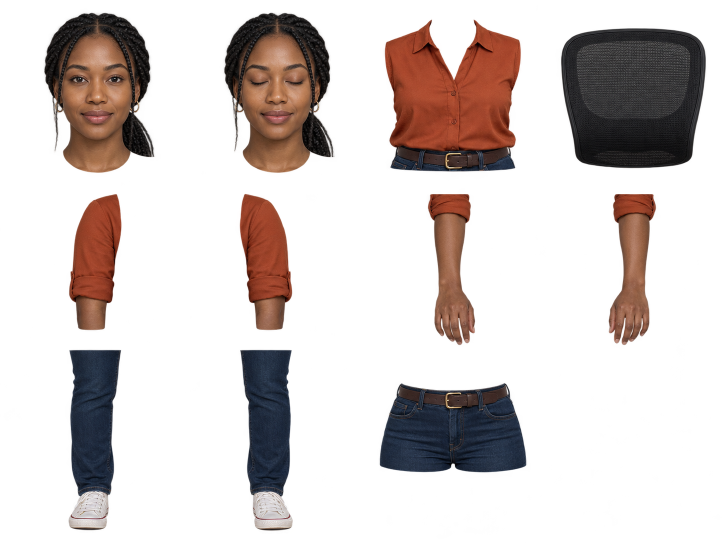
#> input picture art/cast/raw/ayo-sheet.png, 1448 x 1086 px (shown at 1/2 size); its folder holds only this picture in this run
$ python cut.py
#> lines starting #> are read from the running program, lines starting #| are printed output that depends on the picture
# /// script
# requires-python = ">=3.12"
# dependencies = ["pillow>=11"]
# ///
"""Cut Codex's puppet sheets (art/cast/raw/*-sheet.png) into parts.

Each sheet is a grid of separate pieces on a transparent background. The
pieces are found as connected regions of the alpha mask, named by the grid
cell their centre falls in, trimmed, cleaned of the generator's red fringe,
and scaled so every character's torso has the same height. Writes the parts
to src/assets/cast/<sheet>/<part>.png and their sizes to
src/scene/cast/parts.ts.

Run: uv run --script art/cast/cut.py
"""

from __future__ import annotations

from dataclasses import dataclass
from pathlib import Path

from PIL import Image, ImageFilter

ROOT = Path(__file__).resolve().parents[2]
RAW = ROOT / "art" / "cast" / "raw"
OUT = ROOT / "src" / "assets" / "cast"
MANIFEST = ROOT / "src" / "scene" / "cast" / "parts.ts"

# Grid layouts, row by row; None marks an empty cell.
PEOPLE: list[list[str | None]] = [
    ["head", "head-closed", "torso", "chair"],
    ["upper-arm-l", "upper-arm-r", "forearm-l", "forearm-r"],
    ["leg-l", "leg-r", "pelvis", None],
]
PETS: list[list[str | None]] = [
    ["cat-body", "cat-head", "cat-tail"],
    ["dog-body", "dog-head", "dog-tail"],
    ["owl-body", "owl-head", "shell"],
]
# Every person's torso is scaled to this height; the pets share one scale.
TORSO_PX = 96
PETS_SCALE = 0.25
# Labelling runs on a mask shrunk by this factor; specks smaller than MIN_AREA cells are fringe.
STEP = 4
MIN_AREA = 40
# Red fringe is cleaned only this close to a piece's edge.
EDGE_PX = 3


@dataclass
class Region:
    x0: int
    y0: int
    x1: int
    y1: int
    area: int

    def centre(self) -> tuple[float, float]:
        return ((self.x0 + self.x1) / 2, (self.y0 + self.y1) / 2)


def regions(img: Image.Image) -> list[Region]:
    """Connected opaque regions, in full-size pixel coordinates."""
    small = img.getchannel("A").resize((img.width // STEP, img.height // STEP))
    w, h = small.size
    data = small.tobytes()
    seen = bytearray(w * h)
    found: list[Region] = []
    for start in range(w * h):
        if seen[start] or data[start] < 32:
            continue
        seen[start] = 1
        stack = [start]
        r = Region(w, h, 0, 0, 0)
        while stack:
            i = stack.pop()
            x, y = i % w, i // w
            r.x0, r.y0, r.x1, r.y1 = min(r.x0, x), min(r.y0, y), max(r.x1, x), max(r.y1, y)
            r.area += 1
            for j in (i - 1 if x > 0 else -1, i + 1 if x < w - 1 else -1, i - w, i + w):
                if 0 <= j < w * h and not seen[j] and data[j] >= 32:
                    seen[j] = 1
                    stack.append(j)
        if r.area >= MIN_AREA:
            found.append(
                Region(r.x0 * STEP, r.y0 * STEP, (r.x1 + 1) * STEP, (r.y1 + 1) * STEP, r.area)
            )
    return found


def defringe(part: Image.Image) -> Image.Image:
    """Drop the saturated red speckle the generator leaves along cut edges.

    Only near an edge: red or orange clothing inside a piece stays.
    """
    rgba = part.convert("RGBA")
    data = bytearray(rgba.tobytes())
    edge = rgba.getchannel("A").filter(ImageFilter.MinFilter(EDGE_PX * 2 + 1)).tobytes()
    for i in range(0, len(data), 4):
        if edge[i // 4] < 32 and data[i + 3] and data[i] > 150 and data[i + 1] < 90 and data[i + 2] < 90:
            data[i + 3] = 0
    return Image.frombytes("RGBA", rgba.size, bytes(data))


def cut(sheet: Path, layout: list[list[str | None]]) -> dict[str, Image.Image]:
    img = Image.open(sheet).convert("RGBA")
#> img is the input picture: PIL image 1448x1086 RGBA; mean R, G, B, A 26.7, 17.7, 15.4, 67.2
    cols, rows = len(layout[0]), len(layout)
    parts: dict[str, Region] = {}
    for r in regions(img):
#> in regions, `small = img.getchannel("A").resize((img.width // STEP, img.height // S..`:
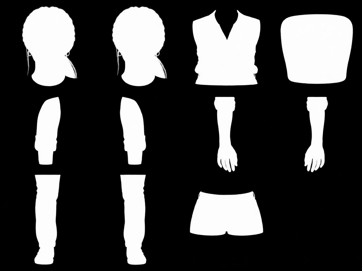
#> small: PIL image 362x271 L; min 0, max 255, mean 67.2
#> in regions, `w, h = small.size`: w = 362; h = 271
        cx, cy = r.centre()
        name = layout[min(int(cy * rows / img.height), rows - 1)][
            min(int(cx * cols / img.width), cols - 1)
        ]
        if name is None:
            continue
        old = parts.get(name)
        parts[name] = (
            r
            if old is None
            else Region(
                min(old.x0, r.x0), min(old.y0, r.y0), max(old.x1, r.x1), max(old.y1, r.y1),
                old.area + r.area,
            )
        )
#> this loop made 11 passes
#> after the loop, parts = 11 items
    missing = [n for row in layout for n in row if n is not None and n not in parts]
#> missing = []
    if missing:
        raise SystemExit(f"{sheet.name}: no piece found for {', '.join(missing)}")
    out: dict[str, Image.Image] = {}
    for name, r in parts.items():
        piece = defringe(img.crop((r.x0, r.y0, r.x1, r.y1)))
        box = piece.getbbox()
        out[name] = piece.crop(box) if box else piece
#> this loop made 11 passes
#> (name, box) on passes 1 to 11: ('head', (0, 0, 220, 324)), ('head-closed', (0, 0, 220, 324)), ('torso', (0, 0, 276, 304)), ('chair', (0, 0, 292, 280)), ('forearm-l', (0, 0, 96, 308)), ('forearm-r', (0, 0, 96, 308)), ('upper-arm-l', (0, 0, 108, 272)), ('upper-arm-r', (0, 0, 104, 272)), ('leg-l', (0, 0, 108, 364)), ('leg-r', (0, 0, 108, 364)), ('pelvis', (0, 0, 296, 180))
#> pass 1, in defringe, `rgba = part.convert("RGBA")`:
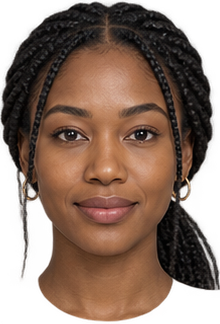
#> rgba: PIL image 220x324 RGBA; mean R, G, B, A 79.5, 54.8, 41.4, 185.3; transparent parts drawn white
#> pass 2, in defringe (call 2), `rgba = part.convert("RGBA")`:
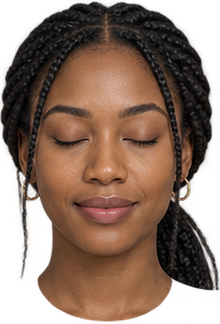
#> rgba: PIL image 220x324 RGBA; mean R, G, B, A 80.7, 55.5, 41.9, 184.9; transparent parts drawn white
#> after the loop, out = 11 items
    return out


def scaled(parts: dict[str, Image.Image], factor: float) -> dict[str, Image.Image]:
    return {
        n: p.resize((max(1, round(p.width * factor)), max(1, round(p.height * factor))), Image.Resampling.LANCZOS)
        for n, p in parts.items()
    }


def main() -> None:
    sizes: dict[str, dict[str, tuple[int, int]]] = {}
    for sheet in sorted(RAW.glob("*-sheet.png")):
        cast = sheet.name.removesuffix("-sheet.png")
        if cast == "pets":
            parts = scaled(cut(sheet, PETS), PETS_SCALE)
        else:
            raw = cut(sheet, PEOPLE)
#> raw = 11 items
            parts = scaled(raw, TORSO_PX / raw["torso"].height)
#> parts = 11 items
        folder = OUT / cast
        folder.mkdir(parents=True, exist_ok=True)
        for name, part in parts.items():
            part.save(folder / f"{name}.png", optimize=True)
#> this loop made 11 passes
#> name on passes 1 to 11: 'head', 'head-closed', 'torso', 'chair', 'forearm-l', 'forearm-r', 'upper-arm-l', 'upper-arm-r', 'leg-l', 'leg-r', 'pelvis'
#> pass 1, in main, `part.save(folder / f"{name}.png", optimize=True)`:
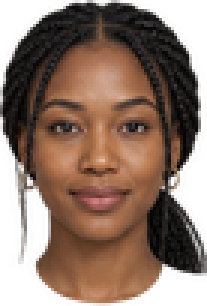
#> saved as head.png: PIL image 69x102 RGBA (shown 3 times larger); mean R, G, B, A 79.1, 54.8, 41.5, 185.4; transparent parts drawn white
#> pass 2, in main, `part.save(folder / f"{name}.png", optimize=True)`:
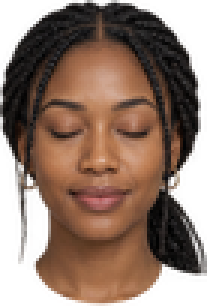
#> saved as head-closed.png: PIL image 69x102 RGBA (shown 3 times larger); mean R, G, B, A 80.4, 55.6, 42, 185.1; transparent parts drawn white
        sizes[cast] = {n: p.size for n, p in sorted(parts.items())}
        print(f"{cast}: {len(parts)} parts")
#| ayo: 11 parts

    lines = [
        "// Generated by art/cast/cut.py from Codex's puppet sheets. Do not edit.",
        "",
        "export interface PartSize {",
        "  readonly w: number;",
        "  readonly h: number;",
        "}",
        "",
    ]
    for cast, cast_sizes in sizes.items():
        ident = cast.replace("-", "_").upper()
        lines.append(f"export const {ident} = {{")
        for name, (w, h) in cast_sizes.items():
            lines.append(
                f'  "{name}": {{ src: new URL("../../assets/cast/{cast}/{name}.png", import.meta.url).href, w: {w}, h: {h} }},'
            )
        lines.append("} as const;")
        lines.append("")
#> this loop made 1 pass
#> after the loop, lines = 21 items
    MANIFEST.parent.mkdir(parents=True, exist_ok=True)
    MANIFEST.write_text("\n".join(lines))


if __name__ == "__main__":
    main()
